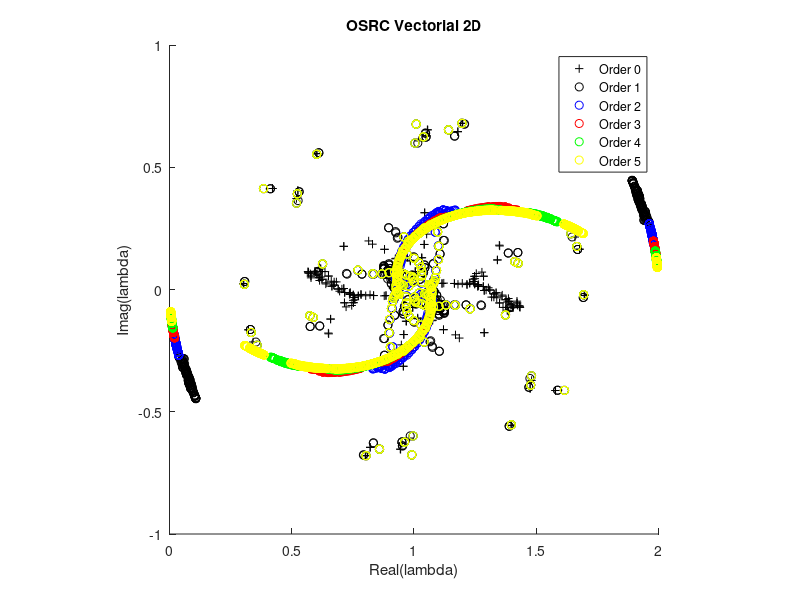

MATLAB code for this plot:
clear all;
close all;

l0 = dlmread('l0.csv');
l1 = dlmread('l1.csv');
l2 = dlmread('l2.csv');
l3 = dlmread('l3.csv');
l4 = dlmread('l4.csv');
l5 = dlmread('l5.csv');

figure;
hold on;
plot(real(l0), imag(l0), 'k+');
plot(real(l1), imag(l1), 'ko');
plot(real(l2), imag(l2), 'bo');
plot(real(l3), imag(l3), 'ro');
plot(real(l4), imag(l4), 'go');
plot(real(l5), imag(l5), 'yo');
hold off;

title('OSRC Vectorial 2D');
xlabel('Real(lambda)');
ylabel('Imag(lambda)');
legend({'Order 0', 'Order 1', 'Order 2', 'Order 3', 'Order 4', 'Order 5'});

axis square;
print('vect2d.png');
